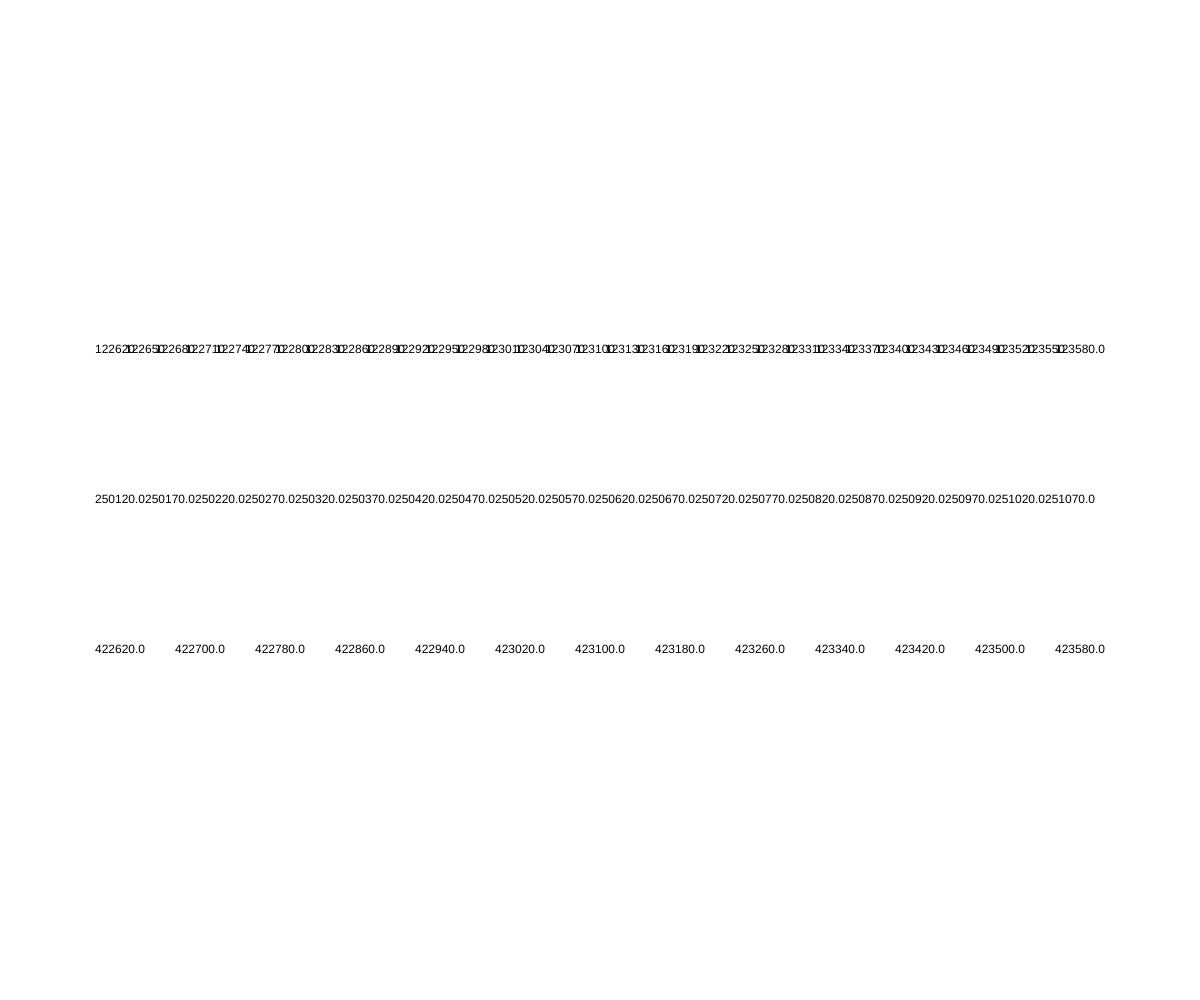
Frame 1 (no input)
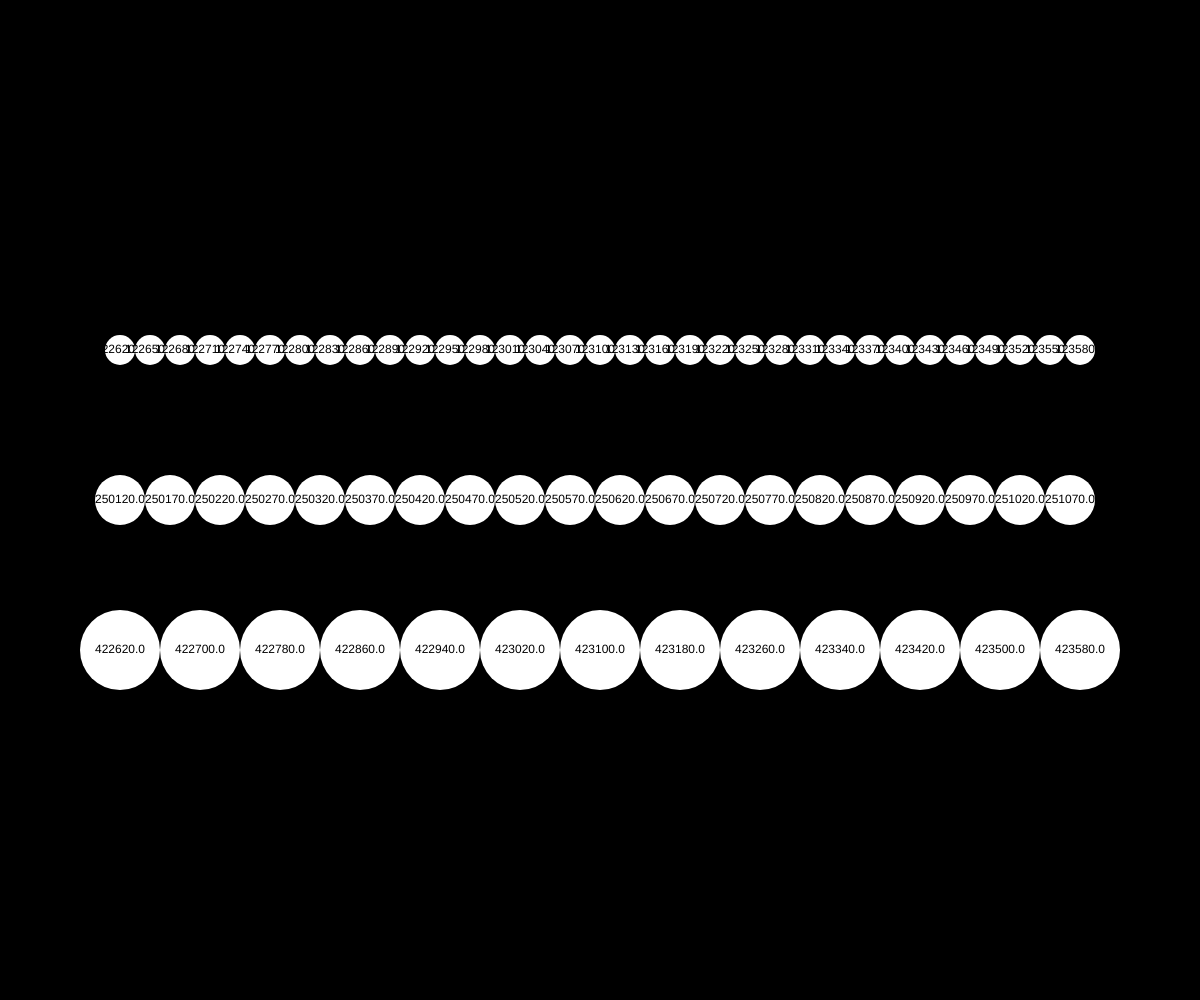
Frame 60 (no input)
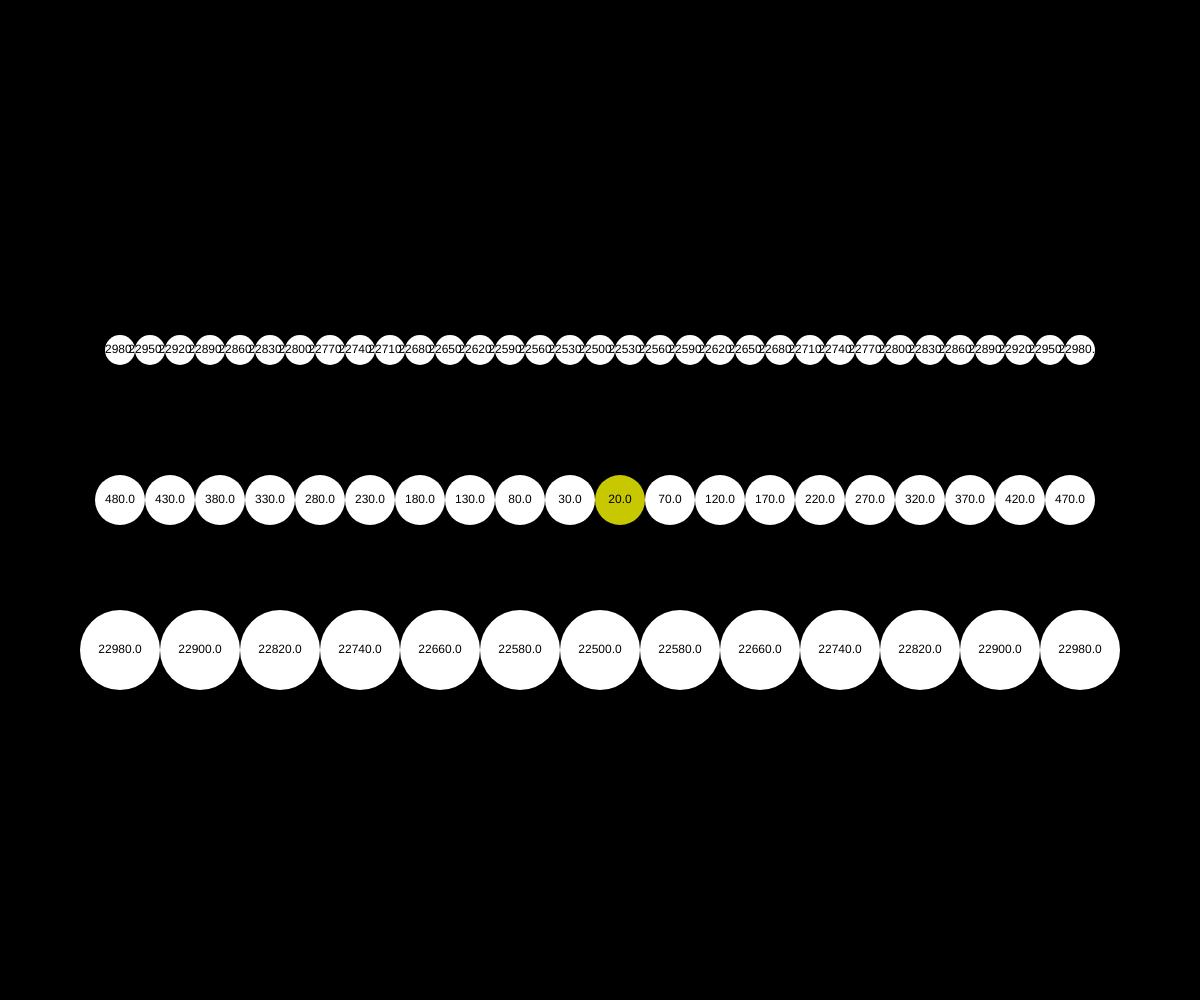
Frame 120 (the mouse pressed at the canvas centre since frame 60)

The p5.js sketch that drew these frames (run headless with seeded random() and noise() and a simulated clock; from frame 60 on, the mouse is pressed at the canvas centre):

// p5.js sketch
// ── sketch.js
// Drawing with single loops
// Peyton Salzsauler
// Date
//
// Extra for Experts:
// - describe what you did to take this project "above and beyond"


function setup() {
  createCanvas(windowWidth, windowHeight);
}

function draw() {

  gradientBackground();

  circleLine(height * 0.35, 30);
  circleLine(height/2, 50);
  circleLine(height * 0.65, 80);
}

function gradientBackground(){
  let h = 3;
  let y = 0;
  while (y <= height){
    noStroke();
    let mappedY = map(y,0,height,0,255);
    let flippedY = 255 - mappedY;
    let mappedMouseX = map(mouseX, 0, h, 255);
    let mappedMouseY = map(mouseY, 0, h, 255);
    fill(mappedMouseY, flippedY , mappedMouseX);
    rect(0, y, width, h);
    y += h;
  }
}
function cDistance(x1, y1, x2, y2){
  let a = abs(x1 - x2);
  let b = abs(y1 - y2);
  let c = sqrt(pow(a,2)) + pow(b,2);
  return c.toFixed(1);
}



function circleLine(y, size){
  let xStart = width * 0.1;
  let xEnd = width * 0.9;

  for(let x = xStart ; x <= xEnd ; x += size){
    let d = cDistance(x,y,mouseX, mouseY);
    if(d<= size/2){
      fill(200,200,0);
    }
    else fill(255);
    circle(x,y, size);
    textAlign(CENTER, CENTER);
    fill(0);
    text(d, x, y);
  }

}
